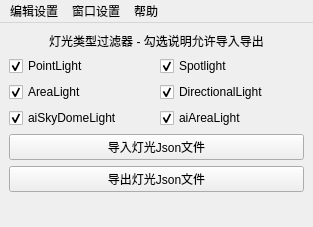
<?xml version="1.0" encoding="UTF-8"?>
<ui version="4.0">
 <class>MainWindow</class>
 <widget class="QMainWindow" name="MainWindow">
  <property name="geometry">
   <rect>
    <x>0</x>
    <y>0</y>
    <width>313</width>
    <height>227</height>
   </rect>
  </property>
  <property name="minimumSize">
   <size>
    <width>0</width>
    <height>0</height>
   </size>
  </property>
  <property name="windowTitle">
   <string>MainWindow</string>
  </property>
  <property name="tabShape">
   <enum>QTabWidget::Rounded</enum>
  </property>
  <widget class="QWidget" name="Main_Layout">
   <layout class="QGridLayout" name="gridLayout_2">
    <item row="2" column="0">
     <widget class="QPushButton" name="Light_Import_BTN">
      <property name="text">
       <string>导入灯光Json文件</string>
      </property>
     </widget>
    </item>
    <item row="1" column="0">
     <layout class="QGridLayout" name="gridLayout_3">
      <item row="4" column="0">
       <widget class="QCheckBox" name="aiSkyDomeLight_CB">
        <property name="text">
         <string>aiSkyDomeLight</string>
        </property>
        <property name="checked">
         <bool>true</bool>
        </property>
       </widget>
      </item>
      <item row="3" column="1">
       <widget class="QCheckBox" name="DirectionalLight_CB">
        <property name="text">
         <string>DirectionalLight</string>
        </property>
        <property name="checked">
         <bool>true</bool>
        </property>
       </widget>
      </item>
      <item row="3" column="0">
       <widget class="QCheckBox" name="AreaLight_CB">
        <property name="text">
         <string>AreaLight</string>
        </property>
        <property name="checked">
         <bool>true</bool>
        </property>
       </widget>
      </item>
      <item row="2" column="0">
       <widget class="QCheckBox" name="PointLight_CB">
        <property name="text">
         <string>PointLight</string>
        </property>
        <property name="checked">
         <bool>true</bool>
        </property>
       </widget>
      </item>
      <item row="2" column="1">
       <widget class="QCheckBox" name="SpotLight_CB">
        <property name="text">
         <string>Spotlight</string>
        </property>
        <property name="checked">
         <bool>true</bool>
        </property>
       </widget>
      </item>
      <item row="4" column="1">
       <widget class="QCheckBox" name="aiAreaLight_CB">
        <property name="text">
         <string>aiAreaLight</string>
        </property>
        <property name="checked">
         <bool>true</bool>
        </property>
       </widget>
      </item>
     </layout>
    </item>
    <item row="4" column="0">
     <spacer name="verticalSpacer">
      <property name="orientation">
       <enum>Qt::Vertical</enum>
      </property>
      <property name="sizeHint" stdset="0">
       <size>
        <width>20</width>
        <height>40</height>
       </size>
      </property>
     </spacer>
    </item>
    <item row="3" column="0">
     <widget class="QPushButton" name="Light_Export_BTN">
      <property name="text">
       <string>导出灯光Json文件</string>
      </property>
     </widget>
    </item>
    <item row="0" column="0">
     <widget class="QLabel" name="label">
      <property name="text">
       <string>&lt;html&gt;&lt;head/&gt;&lt;body&gt;&lt;p align=&quot;center&quot;&gt;灯光类型过滤器 - 勾选说明允许导入导出&lt;/p&gt;&lt;/body&gt;&lt;/html&gt;</string>
      </property>
     </widget>
    </item>
   </layout>
  </widget>
  <widget class="QMenuBar" name="Main_Menu_Bar">
   <property name="geometry">
    <rect>
     <x>0</x>
     <y>0</y>
     <width>313</width>
     <height>23</height>
    </rect>
   </property>
   <widget class="QMenu" name="Win_Menu">
    <property name="title">
     <string>窗口设置</string>
    </property>
    <addaction name="Maya_Dock"/>
    <addaction name="Maya_Undock"/>
    <addaction name="Maya_Workspace"/>
   </widget>
   <widget class="QMenu" name="Setting_Menu">
    <property name="title">
     <string>编辑设置</string>
    </property>
    <addaction name="Save_Setting"/>
    <addaction name="Load_Setting"/>
    <addaction name="Default_Setting"/>
   </widget>
   <widget class="QMenu" name="Help_Menu">
    <property name="title">
     <string>帮助</string>
    </property>
    <addaction name="Help_Instruction"/>
   </widget>
   <addaction name="Setting_Menu"/>
   <addaction name="Win_Menu"/>
   <addaction name="Help_Menu"/>
  </widget>
  <action name="Maya_Dock">
   <property name="text">
    <string>停靠</string>
   </property>
  </action>
  <action name="Maya_Undock">
   <property name="text">
    <string>不停靠</string>
   </property>
  </action>
  <action name="Maya_Workspace">
   <property name="text">
    <string>工作区</string>
   </property>
  </action>
  <action name="Save_Setting">
   <property name="text">
    <string>保存设置</string>
   </property>
  </action>
  <action name="Load_Setting">
   <property name="text">
    <string>读取设置</string>
   </property>
  </action>
  <action name="Default_Setting">
   <property name="text">
    <string>重置设置</string>
   </property>
  </action>
  <action name="More_Setting">
   <property name="text">
    <string>开启更多设置</string>
   </property>
  </action>
  <action name="Close_BTN">
   <property name="text">
    <string>关闭</string>
   </property>
  </action>
  <action name="Help_Instruction">
   <property name="text">
    <string>使用说明</string>
   </property>
  </action>
 </widget>
 <resources/>
 <connections/>
</ui>
